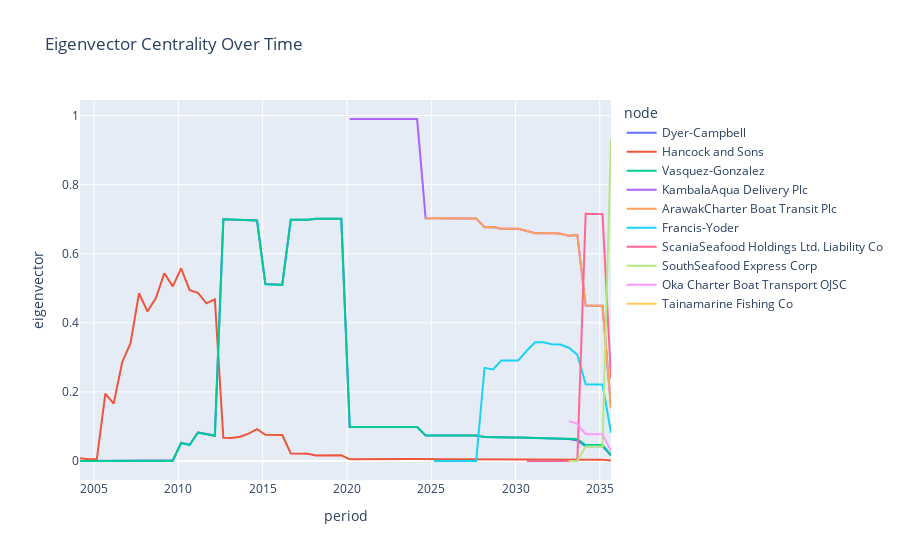
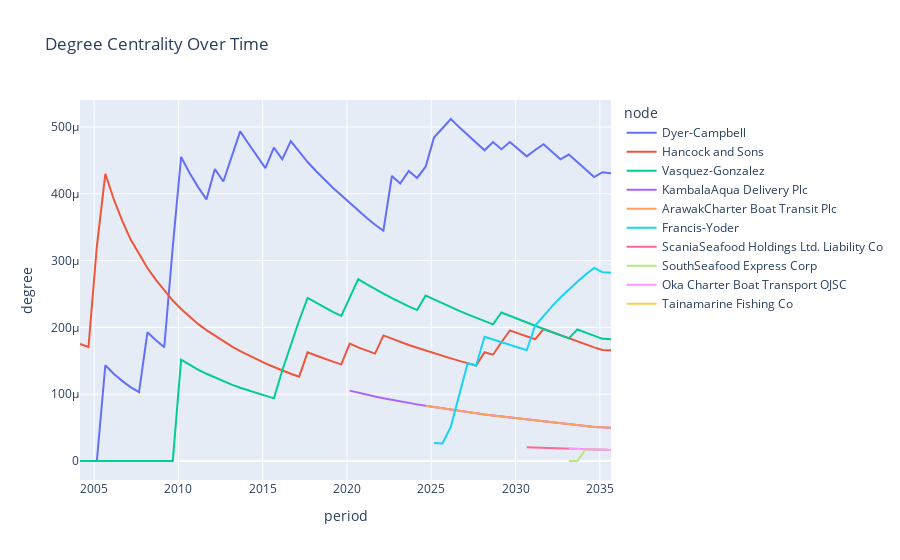
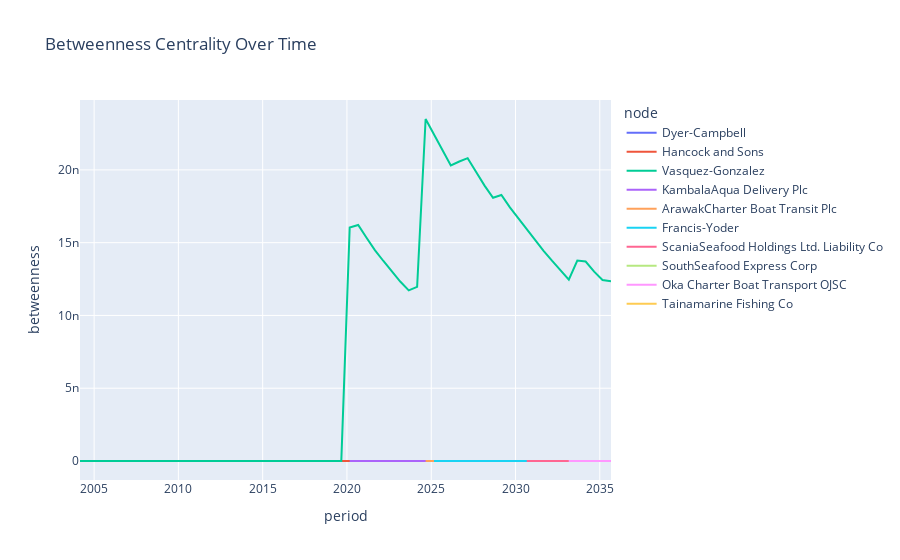

Notebook code cell kept with these figures, in order:
### Code cell
import plotly.express as px

# Visualização para Eigenvector Centrality
fig = px.line(centrality_df_filtered, x='period', y='eigenvector', color='node', title='Eigenvector Centrality Over Time')
fig.show()

# Visualização para Degree Centrality
fig = px.line(centrality_df_filtered, x='period', y='degree', color='node', title='Degree Centrality Over Time')
fig.show()

# Visualização para Betweenness Centrality
fig = px.line(centrality_df_filtered, x='period', y='betweenness', color='node', title='Betweenness Centrality Over Time')
fig.show()
